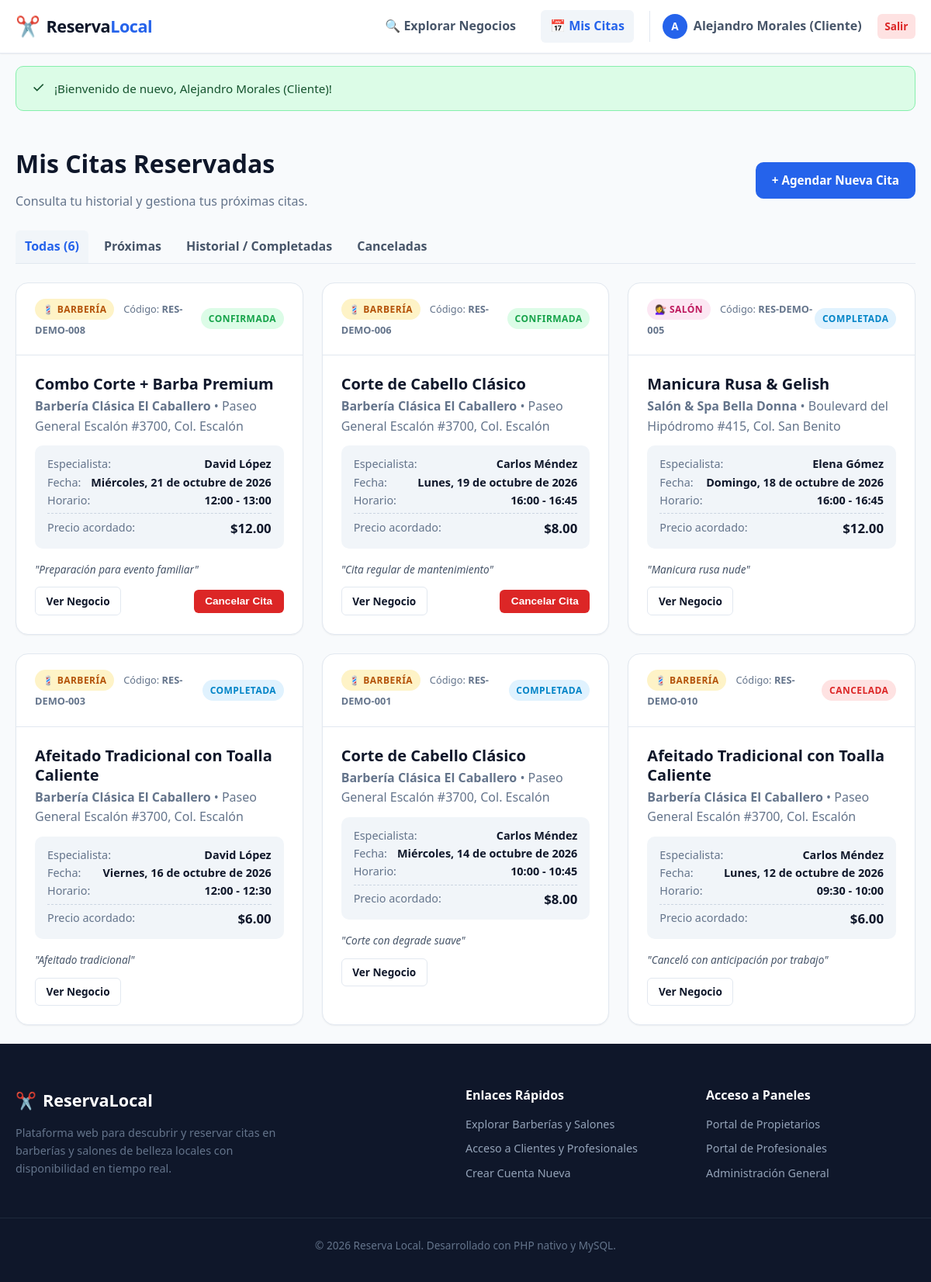
/public/mis-citas.php (signed in), run on the app's committed database.
### tables this page shows
CREATE TABLE reservas (
    id INT AUTO_INCREMENT PRIMARY KEY,
    codigo_reserva VARCHAR(25) NOT NULL UNIQUE,
    negocio_id INT NOT NULL,
    profesional_id INT NOT NULL,
    servicio_id INT NOT NULL,
    cliente_id INT NOT NULL,
    fecha DATE NOT NULL,
    hora_inicio TIME NOT NULL,
    hora_fin TIME NOT NULL,
    precio_acordado DECIMAL(10, 2) NOT NULL,
    duracion_minutos INT NOT NULL,
    estado ENUM('pendiente', 'confirmada', 'cancelada', 'completada', 'no_asistio') NOT NULL DEFAULT 'confirmada',
    notas_cliente TEXT NULL,
    notas_internas TEXT NULL,
    creado_en TIMESTAMP DEFAULT CURRENT_TIMESTAMP,
    actualizado_en TIMESTAMP DEFAULT CURRENT_TIMESTAMP ON UPDATE CURRENT_TIMESTAMP,
    FOREIGN KEY (negocio_id) REFERENCES negocios(id) ON DELETE RESTRICT,
    FOREIGN KEY (profesional_id) REFERENCES profesionales(id) ON DELETE RESTRICT,
    FOREIGN KEY (servicio_id) REFERENCES servicios(id) ON DELETE RESTRICT,
    FOREIGN KEY (cliente_id) REFERENCES usuarios(id) ON DELETE RESTRICT,
    INDEX idx_reservas_negocio_fecha (negocio_id, fecha),
    INDEX idx_reservas_prof_fecha (profesional_id, fecha),
    INDEX idx_reservas_cliente (cliente_id),
    INDEX idx_reservas_estado (estado),
    INDEX idx_reservas_solapamiento (profesional_id, fecha, hora_inicio, hora_fin, estado)
);

CREATE TABLE servicios (
    id INT AUTO_INCREMENT PRIMARY KEY,
    negocio_id INT NOT NULL,
    nombre VARCHAR(120) NOT NULL,
    descripcion TEXT NULL,
    precio DECIMAL(10, 2) NOT NULL,
    duracion_minutos INT NOT NULL,
    estado ENUM('activo', 'inactivo') NOT NULL DEFAULT 'activo',
    creado_en TIMESTAMP DEFAULT CURRENT_TIMESTAMP,
    FOREIGN KEY (negocio_id) REFERENCES negocios(id) ON DELETE CASCADE,
    INDEX idx_servicios_negocio (negocio_id),
    INDEX idx_servicios_estado (estado)
);

CREATE TABLE negocios (
    id INT AUTO_INCREMENT PRIMARY KEY,
    nombre VARCHAR(150) NOT NULL,
    categoria ENUM('barberia', 'salon') NOT NULL,
    descripcion TEXT NULL,
    direccion VARCHAR(255) NOT NULL,
    zona_municipio VARCHAR(100) NOT NULL,
    latitud DECIMAL(10, 7) NOT NULL,
    longitud DECIMAL(10, 7) NOT NULL,
    telefono VARCHAR(30) NULL,
    email VARCHAR(150) NULL,
    zona_horaria VARCHAR(50) NOT NULL DEFAULT 'America/El_Salvador',
    imagen_url VARCHAR(255) NULL,
    estado ENUM('activo', 'inactivo', 'pendiente') NOT NULL DEFAULT 'activo',
    creado_en TIMESTAMP DEFAULT CURRENT_TIMESTAMP,
    actualizado_en TIMESTAMP DEFAULT CURRENT_TIMESTAMP ON UPDATE CURRENT_TIMESTAMP,
    INDEX idx_negocios_cat (categoria),
    INDEX idx_negocios_estado (estado),
    INDEX idx_negocios_zona (zona_municipio),
    INDEX idx_negocios_coords (latitud, longitud)
);

CREATE TABLE profesionales (
    id INT AUTO_INCREMENT PRIMARY KEY,
    negocio_id INT NOT NULL,
    usuario_id INT NULL,
    nombre VARCHAR(120) NOT NULL,
    especialidad VARCHAR(100) NULL,
    telefono VARCHAR(30) NULL,
    estado ENUM('activo', 'inactivo') NOT NULL DEFAULT 'activo',
    creado_en TIMESTAMP DEFAULT CURRENT_TIMESTAMP,
    FOREIGN KEY (negocio_id) REFERENCES negocios(id) ON DELETE CASCADE,
    FOREIGN KEY (usuario_id) REFERENCES usuarios(id) ON DELETE SET NULL,
    INDEX idx_profesionales_negocio (negocio_id),
    INDEX idx_profesionales_usuario (usuario_id),
    INDEX idx_profesionales_estado (estado)
);

### app/helpers/helpers.php (called while the page is built, shortened)
<?php
if (!function_exists('e')) {
    function e(?string $value): string {
        return htmlspecialchars($value ?? '', ENT_QUOTES, 'UTF-8');
    }
}
if (!function_exists('base_path_url')) {
    function base_path_url(): string {
        $script = $_SERVER['SCRIPT_NAME'] ?? '';
        if (strpos($script, '/reserva-local/public') !== false) {
            return '/reserva-local/public';
        }
        return '';
    }
}
if (!function_exists('url')) {
    function url(string $path = ''): string {
        $base = base_path_url();
        $path = '/' . ltrim($path, '/');
        if ($path === '/' && !empty($base)) {
            return $base . '/';
        }
        return $base . $path;
    }
}
if (!function_exists('format_money')) {
    function format_money(float|int|string $amount): string {
        return '$' . number_format((float)$amount, 2, '.', ',');
    }
}
if (!function_exists('format_date_es')) {
    function format_date_es(string $date): string {
        $timestamp = strtotime($date);
        $dias = ['Domingo', 'Lunes', 'Martes', 'Miércoles', 'Jueves', 'Viernes', 'Sábado'];
        $meses = ['', 'enero', 'febrero', 'marzo', 'abril', 'mayo', 'junio', 'julio', 'agosto', 'septiembre', 'octubre', 'noviembre', 'diciembre'];
        $diaSemana = $dias[date('w', $timestamp)];
        $dia = date('d', $timestamp);
        $mes = $meses[(int)date('m', $timestamp)];
        $anio = date('Y', $timestamp);
        return "$diaSemana, $dia de $mes de $anio";
    }
}

### app/models/Reserva.php (called while the page is built, shortened)
<?php
class Reserva {
    public static function findByCliente(int $clienteId): array {
        $pdo = Database::getConnection();
        $stmt = $pdo->prepare("
            SELECT r.*,
                   n.nombre as negocio_nombre, n.direccion as negocio_direccion, n.categoria as negocio_categoria,
                   s.nombre as servicio_nombre,
                   p.nombre as profesional_nombre
            FROM reservas r
            JOIN negocios n ON n.id = r.negocio_id
            JOIN servicios s ON s.id = r.servicio_id
            JOIN profesionales p ON p.id = r.profesional_id
            WHERE r.cliente_id = ?
            ORDER BY r.fecha DESC, r.hora_inicio DESC
        ");
        $stmt->execute([$clienteId]);
        return $stmt->fetchAll() ?: [];
    }
}

### public/mis-citas.php (the view, shortened to what this page needs)
<?php
$clienteId = auth_id();
$filtro = $_GET['filtro'] ?? 'todas';
$todas = Reserva::findByCliente($clienteId);
$hoy = date('Y-m-d');
$citas = array_filter($todas, function($r) use ($filtro, $hoy) {
    if ($filtro === 'proximas') {
        return ($r['fecha'] >= $hoy) && in_array($r['estado'], ['confirmada', 'pendiente']);
    } elseif ($filtro === 'completadas') {
        return $r['estado'] === 'completada' || ($r['fecha'] < $hoy && $r['estado'] === 'confirmada');
    } elseif ($filtro === 'canceladas') {
        return $r['estado'] === 'cancelada';
    }
    return true;
});
require APP_ROOT . '/app/views/layouts/header.php';
?>
<div class="container py-4">
    <div class="d-flex justify-between align-center mb-4" style="flex-wrap:wrap; gap:1rem;">
        <div>
            <h1>Mis Citas Reservadas</h1>
            <p class="text-muted" style="margin-bottom:0;">Consulta tu historial y gestiona tus próximas citas.</p>
        </div>
        <a href="<?= url('/explorar.php') ?>" class="btn btn-primary">
            + Agendar Nueva Cita
        </a>
    </div>
    <div style="display:flex; gap:0.5rem; border-bottom:1px solid var(--border-color); margin-bottom:1.5rem; overflow-x:auto;">
        <a href="<?= url('/mis-citas.php?filtro=todas') ?>"
           class="nav-link <?= $filtro === 'todas' ? 'active' : '' ?>" style="border-radius: var(--radius-sm) var(--radius-sm) 0 0;">
            Todas (<?= count($todas) ?>)
        </a>
        <a href="<?= url('/mis-citas.php?filtro=proximas') ?>"
           class="nav-link <?= $filtro === 'proximas' ? 'active' : '' ?>">
            Próximas
        </a>
        <a href="<?= url('/mis-citas.php?filtro=completadas') ?>"
           class="nav-link <?= $filtro === 'completadas' ? 'active' : '' ?>">
            Historial / Completadas
        </a>
        <a href="<?= url('/mis-citas.php?filtro=canceladas') ?>"
           class="nav-link <?= $filtro === 'canceladas' ? 'active' : '' ?>">
            Canceladas
        </a>
    </div>
    <?php if (empty($citas)): ?>
        <div class="card text-center py-5">
            <div style="font-size:3rem; margin-bottom:1rem;">📅</div>
            <h3>No tienes citas en esta sección</h3>
            <p class="text-muted">Explora los mejores salones y barberías para agendar tu primera cita.</p>
            <div class="mt-3">
                <a href="<?= url('/explorar.php') ?>" class="btn btn-primary">Explorar Negocios</a>
            </div>
        </div>
    <?php else: ?>
        <div class="grid grid-2">
            <?php foreach ($citas as $c):
                $puedeCancelar = in_array($c['estado'], ['confirmada', 'pendiente']) && ($c['fecha'] >= date('Y-m-d'));
            ?>
                <div class="card card-hover">
                    <div class="card-header d-flex justify-between align-center">
                        <div>
                            <span class="badge badge-<?= e($c['negocio_categoria']) ?>">
                                <?= $c['negocio_categoria'] === 'barberia' ? '💈 Barbería' : '💇‍♀️ Salón' ?>
                            </span>
                            <span style="font-size:0.8rem; color:var(--text-muted); margin-left:0.5rem;">
                                Código: <strong><?= e($c['codigo_reserva']) ?></strong>
                            </span>
                        </div>
                        <span class="badge badge-<?= e($c['estado']) ?>">
                            <?= strtoupper(e($c['estado'])) ?>
                        </span>
                    </div>
                    <div class="card-body">
                        <h3 style="margin-bottom:0.25rem;"><?= e($c['servicio_nombre']) ?></h3>
                        <p class="text-muted" style="margin-bottom:0.75rem;">
                            <strong><?= e($c['negocio_nombre']) ?></strong> &bull; <?= e($c['negocio_direccion']) ?>
                        </p>
                        <div style="background:var(--bg-subtle); padding:0.75rem 1rem; border-radius:var(--radius-md); font-size:0.9rem; margin-bottom:1rem;">
                            <div class="d-flex justify-between py-1">
                                <span class="text-muted">Especialista:</span>
                                <strong><?= e($c['profesional_nombre']) ?></strong>
                            </div>
                            <div class="d-flex justify-between py-1">
                                <span class="text-muted">Fecha:</span>
                                <strong><?= format_date_es($c['fecha']) ?></strong>
                            </div>
                            <div class="d-flex justify-between py-1">
                                <span class="text-muted">Horario:</span>
                                <strong class="text-primary"><?= substr($c['hora_inicio'], 0, 5) ?> - <?= substr($c['hora_fin'], 0, 5) ?></strong>
                            </div>
                            <div class="d-flex justify-between py-1" style="border-top:1px dashed #cbd5e1; margin-top:0.35rem; padding-top:0.35rem;">
                                <span class="text-muted">Precio acordado:</span>
                                <strong style="font-size:1.05rem; color:var(--text-primary);"><?= format_money($c['precio_acordado']) ?></strong>
                            </div>
                        </div>
                        <?php if (!empty($c['notas_cliente'])): ?>
                            <p style="font-size:0.85rem; color:var(--text-secondary); margin-bottom:0.75rem;">
                                <em>"<?= e($c['notas_cliente']) ?>"</em>
                            </p>
                        <?php endif; ?>
                        <div class="d-flex gap-2 justify-between align-center">
                            <a href="<?= url('/negocio.php?id=' . $c['negocio_id']) ?>" class="btn btn-outline btn-sm">
                                Ver Negocio
                            </a>
                            <?php if ($puedeCancelar): ?>
                                <button type="button"
                                        class="btn btn-danger btn-sm btn-cancelar-cita"
                                        data-id="<?= $c['id'] ?>"
                                        data-codigo="<?= e($c['codigo_reserva']) ?>">
                                    Cancelar Cita
                                </button>
                            <?php endif; ?>
                        </div>
                    </div>
                </div>
            <?php endforeach; ?>
        </div>
    <?php endif; ?>
</div>
<?php require APP_ROOT . '/app/views/layouts/footer.php'; ?>

### public/assets/css/app.css (style rules this page uses)
:root { --primary: #2563eb; --primary-hover: #1d4ed8; --primary-light: #dbeafe; --accent: #d97706; --accent-hover: #b45309; --accent-light: #fef3c7; --bg-body: #f8fafc; --bg-surface: #ffffff; --bg-subtle: #f1f5f9; --bg-sidebar: #0f172a; --text-primary: #0f172a; --text-secondary: #475569; --text-muted: #64748b; --text-inverse: #ffffff; --border-color: #e2e8f0; --border-focus: #3b82f6; --success: #16a34a; --success-bg: #dcfce7; --warning: #d97706; --warning-bg: #fef3c7; --danger: #dc2626; --danger-bg: #fee2e2; --info: #0284c7; --info-bg: #e0f2fe; --radius-sm: 6px; --radius-md: 10px; --radius-lg: 16px; --radius-full: 9999px; --shadow-sm: 0 1px 2px 0 rgb(0 0 0 / 0.05); --shadow-md: 0 4px 6px -1px rgb(0 0 0 / 0.1), 0 2px 4px -2px rgb(0 0 0 / 0.1); --shadow-lg: 0 10px 15px -3px rgb(0 0 0 / 0.1), 0 4px 6px -4px rgb(0 0 0 / 0.1); --font-sans: system-ui, -apple-system, BlinkMacSystemFont, 'Segoe UI', Roboto, Helvetica, Arial, sans-serif; --transition-fast: 0.15s ease-in-out; }
*, *::before, *::after { box-sizing: border-box; margin: 0; padding: 0; }
body { font-family: var(--font-sans); background-color: var(--bg-body); color: var(--text-primary); line-height: 1.6; display: flex; flex-direction: column; min-height: 100vh; -webkit-font-smoothing: antialiased; }
a { color: var(--primary); text-decoration: none; transition: color var(--transition-fast); }
h1, h2, h3, h4, h5, h6 { color: var(--text-primary); line-height: 1.25; font-weight: 700; }
h1 { font-size: 2rem; margin-bottom: 1rem; }
h3 { font-size: 1.25rem; margin-bottom: 0.5rem; }
p { margin-bottom: 0.75rem; }
.container { width: 100%; max-width: 1200px; margin-left: auto; margin-right: auto; padding-left: 1.25rem; padding-right: 1.25rem; }
.grid { display: grid; gap: 1.5rem; }
.grid-2 { grid-template-columns: repeat(auto-fit, minmax(320px, 1fr)); }
.nav-link { font-weight: 600; color: var(--text-secondary); padding: 0.5rem 0.75rem; border-radius: var(--radius-sm); display: inline-flex; align-items: center; gap: 0.4rem; }
.nav-link:hover, .nav-link.active { color: var(--primary); background-color: var(--bg-subtle); }
.btn { display: inline-flex; align-items: center; justify-content: center; gap: 0.5rem; padding: 0.65rem 1.25rem; font-size: 0.95rem; font-weight: 600; border-radius: var(--radius-md); border: 1px solid transparent; cursor: pointer; transition: all var(--transition-fast); text-align: center; }
.btn-primary { background-color: var(--primary); color: #ffffff; }
.btn-outline { background-color: transparent; border-color: var(--border-color); color: var(--text-primary); }
.btn-danger { background-color: var(--danger); color: #ffffff; }
.btn-sm { padding: 0.4rem 0.85rem; font-size: 0.85rem; border-radius: var(--radius-sm); }
.card { background-color: var(--bg-surface); border: 1px solid var(--border-color); border-radius: var(--radius-lg); box-shadow: var(--shadow-sm); overflow: hidden; transition: transform var(--transition-fast), box-shadow var(--transition-fast); }
.card-body { padding: 1.5rem; }
.card-header { padding: 1.25rem 1.5rem; border-bottom: 1px solid var(--border-color); display: flex; align-items: center; justify-content: space-between; }
.badge { display: inline-flex; align-items: center; gap: 0.25rem; padding: 0.25rem 0.6rem; font-size: 0.75rem; font-weight: 700; text-transform: uppercase; letter-spacing: 0.04em; border-radius: var(--radius-full); }
.badge-barberia { background-color: #fef3c7; color: #b45309; }
.badge-salon { background-color: #fce7f3; color: #be185d; }
.badge-confirmada { background-color: var(--success-bg); color: var(--success); }
.badge-cancelada { background-color: var(--danger-bg); color: var(--danger); }
.badge-completada { background-color: var(--info-bg); color: var(--info); }
.mb-4 { margin-bottom: 1.5rem; }
.py-4 { padding-top: 1.5rem; padding-bottom: 1.5rem; }
.text-muted { color: var(--text-muted); }
.d-flex { display: flex; }
.justify-between { justify-content: space-between; }
.align-center { align-items: center; }
.gap-2 { gap: 0.5rem; }

### data on the page
reservas: shows "💈 BARBERÍA", codigo_reserva "RES-DEMO-008", estado "CONFIRMADA", servicio.nombre "Combo Corte + Barba Premium", negocio.nombre "Barbería Clásica El Caballero", negocio.direccion "Paseo General Escalón #3700, Col. Escalón", profesional.nombre "David López", fecha "Miércoles, 21 de octubre de 2026", hora_inicio "12:00", hora_fin "13:00", precio_acordado "$12.00", notas_cliente "Preparación para evento familiar"
reservas: shows "💈 BARBERÍA", codigo_reserva "RES-DEMO-006", estado "CONFIRMADA", servicio.nombre "Corte de Cabello Clásico", negocio.nombre "Barbería Clásica El Caballero", negocio.direccion "Paseo General Escalón #3700, Col. Escalón", profesional.nombre "Carlos Méndez", fecha "Lunes, 19 de octubre de 2026", hora_inicio "16:00", hora_fin "16:45", precio_acordado "$8.00", notas_cliente "Cita regular de mantenimiento"
reservas: shows "💇‍♀️ SALÓN", codigo_reserva "RES-DEMO-005", estado "COMPLETADA", servicio.nombre "Manicura Rusa & Gelish", negocio.nombre "Salón & Spa Bella Donna", negocio.direccion "Boulevard del Hipódromo #415, Col. San Benito", profesional.nombre "Elena Gómez", fecha "Domingo, 18 de octubre de 2026", hora_inicio "16:00", hora_fin "16:45", precio_acordado "$12.00", notas_cliente "Manicura rusa nude"
reservas: shows "💈 BARBERÍA", codigo_reserva "RES-DEMO-003", estado "COMPLETADA", servicio.nombre "Afeitado Tradicional con Toalla Caliente", negocio.nombre "Barbería Clásica El Caballero", negocio.direccion "Paseo General Escalón #3700, Col. Escalón", profesional.nombre "David López", fecha "Viernes, 16 de octubre de 2026", hora_inicio "12:00", hora_fin "12:30", precio_acordado "$6.00", notas_cliente "Afeitado tradicional"
reservas: shows "💈 BARBERÍA", codigo_reserva "RES-DEMO-001", estado "COMPLETADA", servicio.nombre "Corte de Cabello Clásico", negocio.nombre "Barbería Clásica El Caballero", negocio.direccion "Paseo General Escalón #3700, Col. Escalón", profesional.nombre "Carlos Méndez", fecha "Miércoles, 14 de octubre de 2026", hora_inicio "10:00", hora_fin "10:45", precio_acordado "$8.00", notas_cliente "Corte con degrade suave"
reservas: shows "💈 BARBERÍA", codigo_reserva "RES-DEMO-010", estado "CANCELADA", servicio.nombre "Afeitado Tradicional con Toalla Caliente", negocio.nombre "Barbería Clásica El Caballero", negocio.direccion "Paseo General Escalón #3700, Col. Escalón", profesional.nombre "Carlos Méndez", fecha "Lunes, 12 de octubre de 2026", hora_inicio "09:30", hora_fin "10:00", precio_acordado "$6.00", notas_cliente "Canceló con anticipación por trabajo"

### other printed values
substr($authUser['nombre'], 0, 1) "A"
$authUser['nombre'] "Alejandro Morales (Cliente)"
$flash['message'] "¡Bienvenido de nuevo, Alejandro Morales (Cliente)!"
count($todas) "6"
